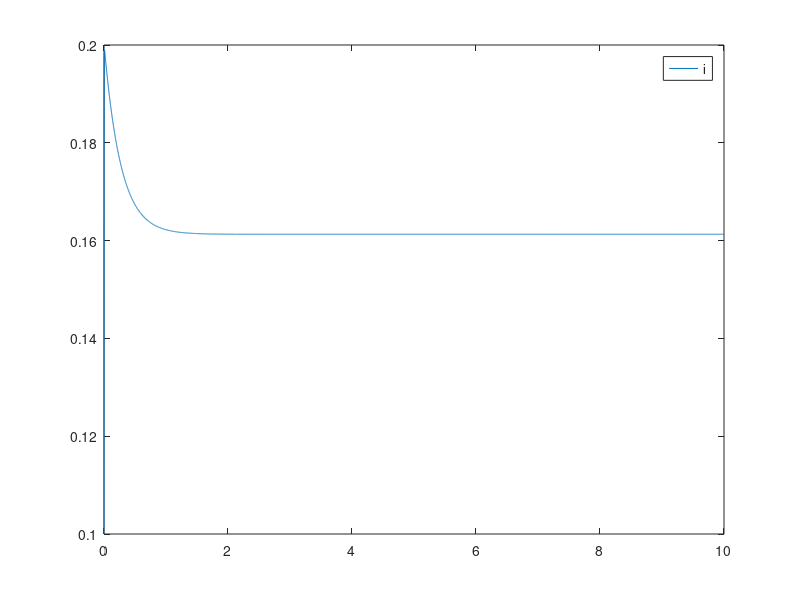
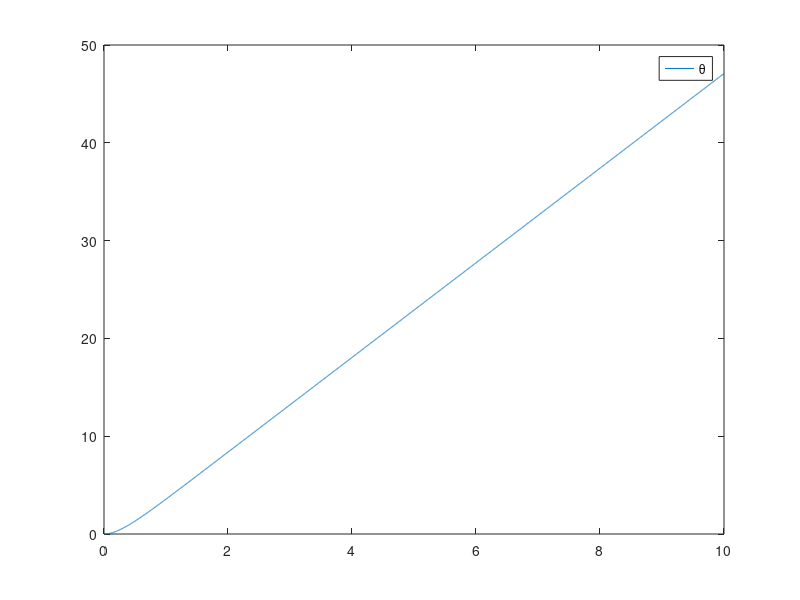
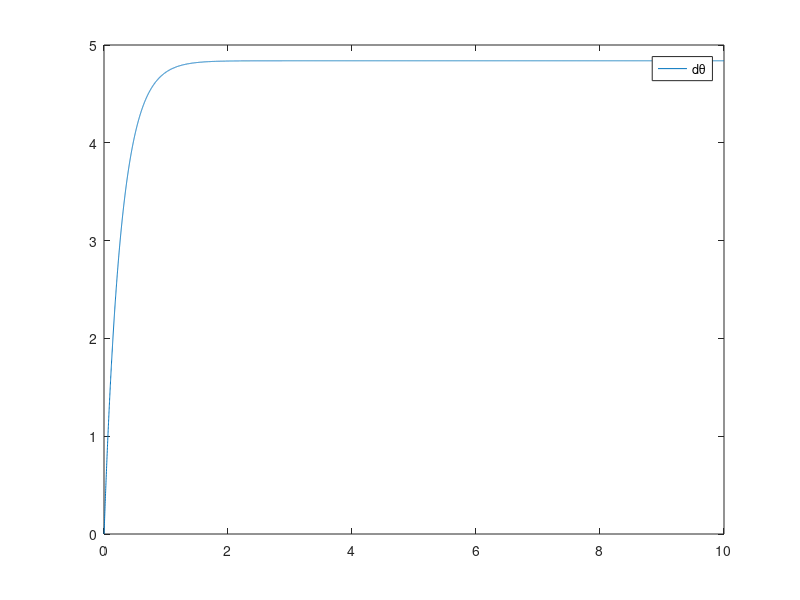

These figures' MATLAB source, in order:
clc
clf
clear

R = 5;              % [ohm]
L = 10 * 10^-3;    % [H]
m = 0.1;            % [kg]
l = 0.1;            % [m]
J = 1/3 * (m * l^2);% [kg * m^2]
ke = 4 * 10^-3;  % [V / (rad/s)] 4.35 * 10^-3
kt = 3 * 10^-3;  % [Nm / A] 3.53 * 10^-3
D = 0.001;          % 減衰係数
G = 10;            % 減速比

A = [-R / L, 0, -ke * G / L;
     0, 0, 1;
     kt * G / J, 0, -D / J];
B = [1 / L;
     0;
     0];
C = [0, 1, 0];

dt = 0.001;
t = 0 : dt : 10;
x0 = [0; 0; 0];

x1 = [];
x2 = [];
x3 = [];
x = x0;
u = 1;
for n = t
%     x = expm(A * n)  * x0;
    dx = A * x + B * u;
    x = x + dx * dt;
    
    x1 = [x1, x(1)];
    x2 = [x2, x(2)];
    x3 = [x3, x(3)];
    
end

figure(1)
plot(t, x1)
legend('i')

figure(2)
plot(t, x2)
legend('θ')

figure(3)
plot(t, x3)
legend('dθ')
    